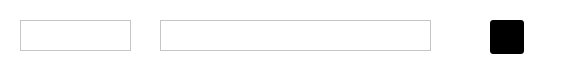
<?xml version="1.0" encoding="UTF-8"?>
<ui version="4.0">
 <class>SingleItemWidget</class>
 <widget class="QWidget" name="SingleItemWidget">
  <property name="geometry">
   <rect>
    <x>0</x>
    <y>0</y>
    <width>569</width>
    <height>74</height>
   </rect>
  </property>
  <property name="windowTitle">
   <string>Form</string>
  </property>
  <property name="styleSheet">
   <string notr="true">width:569px;
height:74px;
background:rgba(255,255,255,1);
opacity:0.04;</string>
  </property>
  <widget class="QToolButton" name="toolButtonDel">
   <property name="geometry">
    <rect>
     <x>490</x>
     <y>20</y>
     <width>34</width>
     <height>34</height>
    </rect>
   </property>
   <property name="styleSheet">
    <string notr="true">background-color: rgb(0, 0, 0);

border-radius:3px;
</string>
   </property>
   <property name="text">
    <string/>
   </property>
  </widget>
  <widget class="QFrame" name="frame">
   <property name="geometry">
    <rect>
     <x>0</x>
     <y>74</y>
     <width>571</width>
     <height>1</height>
    </rect>
   </property>
   <property name="styleSheet">
    <string notr="true">border:1px solid rgba(255,255,255,1);
color: rgb(255, 255, 255);
opacity:0.08;</string>
   </property>
   <property name="frameShape">
    <enum>QFrame::StyledPanel</enum>
   </property>
   <property name="frameShadow">
    <enum>QFrame::Raised</enum>
   </property>
  </widget>
  <widget class="QTextEdit" name="textEdit_Item">
   <property name="geometry">
    <rect>
     <x>160</x>
     <y>20</y>
     <width>271</width>
     <height>31</height>
    </rect>
   </property>
   <property name="styleSheet">
    <string notr="true"/>
   </property>
  </widget>
  <widget class="QTextEdit" name="textEdit_ItemDate">
   <property name="geometry">
    <rect>
     <x>20</x>
     <y>20</y>
     <width>111</width>
     <height>31</height>
    </rect>
   </property>
   <property name="styleSheet">
    <string notr="true"/>
   </property>
  </widget>
 </widget>
 <resources/>
 <connections/>
</ui>
